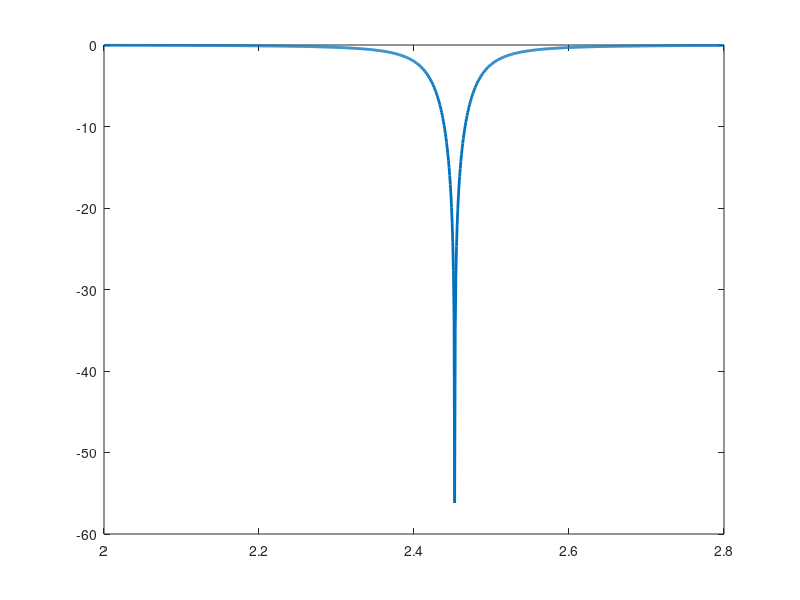

Write the MATLAB code that produced this figure. (Note: this script raises an error after producing the figure.)

clc;
clear;
close all;

% INPUT PARAMETERS
c = 3e8;
f0 = 2.4e9;
er = 4.4;
h = 1.6e-3;
W = 37.2e-3;
L = 28.8e-3;

% EFFECTIVE PERMITTIVITY
eeff = (er+1)/2 + (er-1)/2/sqrt(1+12*h/W);

% LENGTH EXTENSION
dL = 0.412*h*((eeff+0.3)*(W/h+0.264)) / ...
    ((eeff-0.258)*(W/h+0.8));

% RESONANT FREQUENCY
Leff = L + 2*dL;
fr = c/(2*Leff*sqrt(eeff));

% APPROXIMATE BANDWIDTH
lambda0 = c/f0;
FBW = 3.77*((er-1)/er^2)*(W/L)*(h/lambda0);
BW = FBW*fr;

% APPROXIMATE GAIN (typical patch estimate)
gain_dBi = 6;

% DISPLAY RESULTS
fprintf('\nMICROSTRIP PATCH ANTENNA SIMULATION\n');
fprintf('-----------------------------------\n');
fprintf('Design Frequency = %.3f GHz\n',f0/1e9);
fprintf('Effective Permittivity = %.3f\n',eeff);
fprintf('Resonant Frequency = %.3f GHz\n',fr/1e9);
fprintf('Estimated Bandwidth = %.2f MHz\n',BW/1e6);
fprintf('Fractional Bandwidth = %.2f %%\n',FBW*100);
fprintf('Assumed Typical Gain = %.1f dBi\n',gain_dBi);

% FREQUENCY RESPONSE: APPROXIMATE MODEL
f = linspace(2e9,2.8e9,1000);
delta = f-fr;
S11 = abs(delta)./sqrt(delta.^2+(1.5*BW).^2);
S11dB = 20*log10(max(S11,1e-6));

figure(1);
plot(f/1e9,S11dB,'LineWidth',2);
hold on;
yline(-10,'r--');
xline(fr/1e9,'k--');
grid on;
xlabel('Frequency (GHz)');
ylabel('S11 (dB)');
title('Estimated Antenna Resonance Response');
ylim([-40 0]);

% RADIATION PATTERN: APPROXIMATE E-PLANE
theta = linspace(0,2*pi,721);
k = 2*pi/lambda0;

E = abs(cos((k*L/2).*sin(theta)).*cos(theta));
E = E/max(E);

figure(2);
polarplot(theta,E,'LineWidth',2);
title('Normalized Approximate Radiation Pattern');

% 3D PATCH GEOMETRY
figure(3);
rectangle('Position',[0 0 W*1000 L*1000], ...
    'FaceColor',[0.3 0.7 0.9]);
axis equal;
grid on;
xlabel('Width (mm)');
ylabel('Length (mm)');
title('Rectangular Microstrip Patch Layout');

fprintf('Simulation completed.\n');
